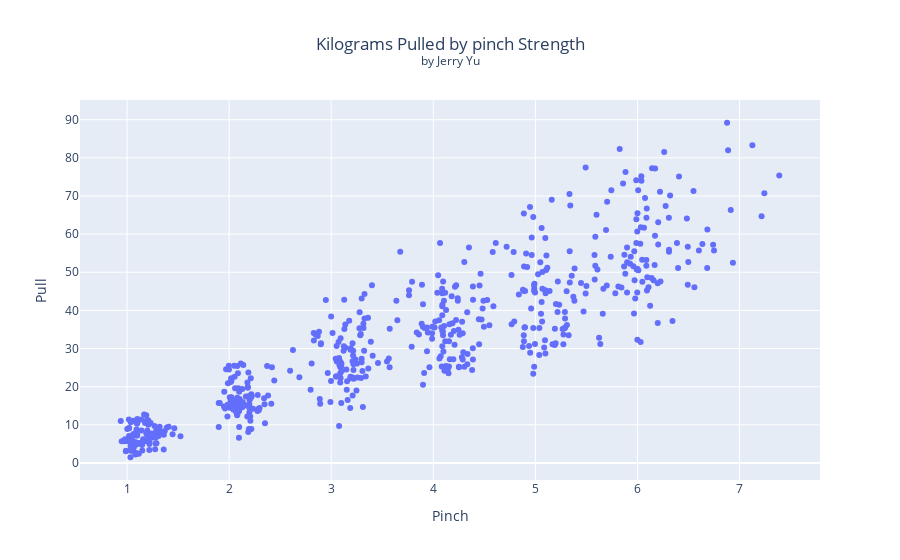

The code cell stored with this chart in its notebook:
### Markdown cell above
- Very significant right skew. This is a sign of nonnormality.

### Code cell
# Now Graph Relation Between Pinch and Pull
pinchpull = px.scatter(Chalk, x = "Pinch", y = "Pull",title = "Kilograms Pulled by pinch Strength")
pinchpull.update_layout(
    title = {
        "text":"Kilograms Pulled by pinch Strength<br><sup>by Jerry Yu</sub>",
        "x":0.5,
        "xanchor":"center",
        "yanchor":"top"
    }
)
pinchpull.show()

#nice and Linear, but maybe not homoscedastic

### Figure 1 — Plotly figure (JSON) as saved in the notebook; plotly's stock layout.template omitted (floating-point values rounded to 4 significant figures; data arrays with more than 128 entries replaced by an {"elided": "..."} marker saying what was removed)
{"data": [{"hovertemplate": "Pinch=%{x}<br>Pull=%{y}<extra></extra>", "legendgroup": "", "marker": {"color": "#636efa", "symbol": "circle"}, "mode": "markers", "name": "", "orientation": "v", "showlegend": false, "type": "scatter", "x": {"elided": "576 float values"}, "xaxis": "x", "y": {"elided": "576 float values"}, "yaxis": "y"}], "layout": {"legend": {"tracegroupgap": 0}, "title": {"text": "Kilograms Pulled by pinch Strength<br><sup>by Jerry Yu</sub>", "x": 0.5, "xanchor": "center", "yanchor": "top"}, "xaxis": {"anchor": "y", "domain": [0, 1], "title": {"text": "Pinch"}}, "yaxis": {"anchor": "x", "domain": [0, 1], "title": {"text": "Pull"}}}}
